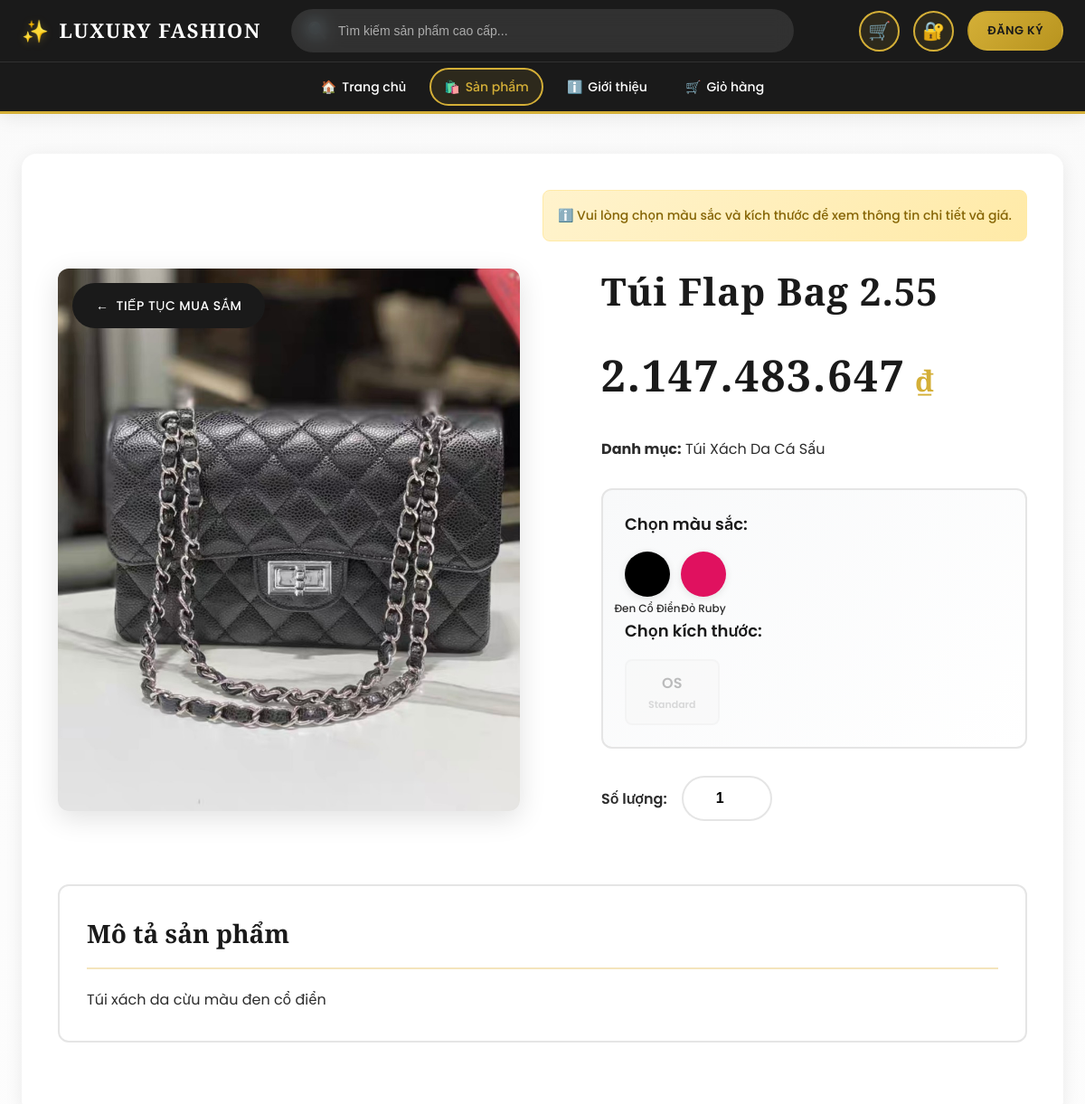
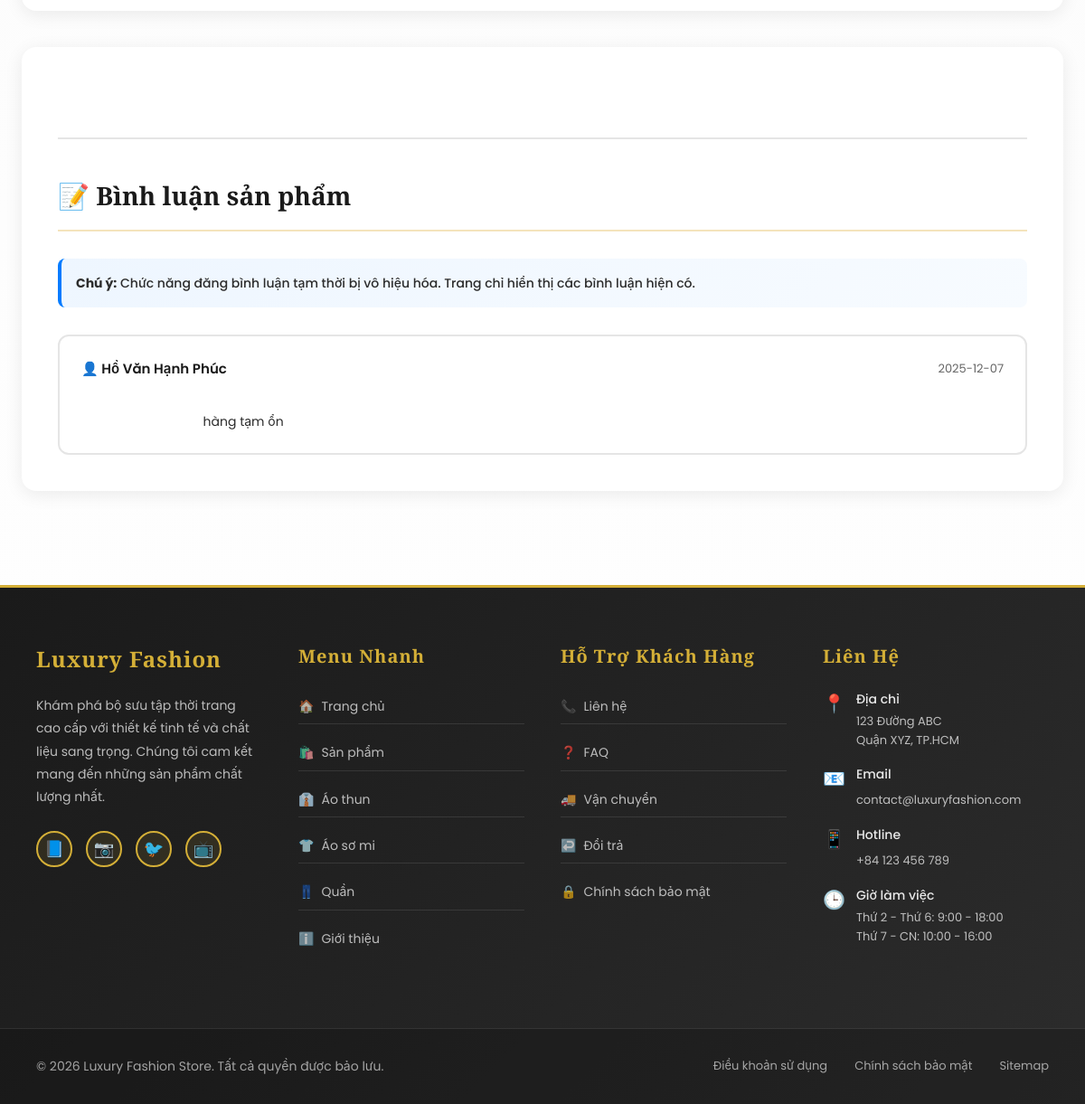
/product/detail/P002, run on the app's committed database (2 pictures, top to bottom).
### tables this page shows
CREATE TABLE `products` (
  `Product_Id` varchar(15) NOT NULL,
  `Name` varchar(255) NOT NULL,
  `Description` varchar(255) DEFAULT NULL,
  `Price` int(11) NOT NULL,
  `Image` text DEFAULT NULL,
  `Category_Id` varchar(50) NOT NULL,
  `Branch_Id` varchar(50) NOT NULL,
  `Create_at` date NOT NULL,
  `Product_View` int(11) DEFAULT NULL,
  `Quantity` int(11) DEFAULT NULL
);

CREATE TABLE `catogory` (
  `Category_Id` varchar(50) NOT NULL,
  `Name` text NOT NULL,
  `Description` text NOT NULL
);

CREATE TABLE `comments` (
  `Comment_Id` varchar(15) NOT NULL,
  `Content` varchar(255) NOT NULL,
  `Create_at` date NOT NULL,
  `_UserName_Id` varchar(30) NOT NULL,
  `Product_Id` varchar(15) NOT NULL
);

CREATE TABLE `users` (
  `_UserName_Id` varchar(30) NOT NULL,
  `__PassWord` varchar(255) NOT NULL,
  `Email` varchar(50) NOT NULL,
  `FullName` varchar(50) NOT NULL,
  `Phone` char(13) NOT NULL,
  `Role` varchar(20) NOT NULL,
  `Address` varchar(255) NOT NULL,
  `Price` decimal(12,2) DEFAULT NULL COMMENT 'Số dư tài khoản',
  `BankAccountNumber` varchar(50) DEFAULT NULL COMMENT 'Số tài khoản ngân hàng',
  `BankName` varchar(100) DEFAULT NULL COMMENT 'Tên ngân hàng'
);

### app.php (called while the page is built, shortened)
<?php
spl_autoload_register(function ($className) {
    $className = str_replace('\\', '/', $className);
    $file = ROOT_PATH . '/src/' . $className . '.php';
});
?>

### src/Core/Model.php (called while the page is built, shortened)
<?php
class Model {
    protected $db;
    public function __construct() {
        $this->db = $this->getConnection();
    }
    protected function getConnection() {
        require ROOT_PATH . '/src/Config/connection.php';
        return $conn;
    }
    public function query($sql, $params = []) {
        try {
            $stmt = $this->db->prepare($sql);
            $stmt->execute($params);
            $results = $stmt->fetchAll(\PDO::FETCH_ASSOC);
            return $results !== false ? $results : [];
        } catch (\PDOException $e) {
            error_log("SQL Query Error: " . $e->getMessage());
            error_log("SQL: " . $sql);
            error_log("Params: " . print_r($params, true));
            throw $e;
        }
    }
}
?>

### src/Controllers/ProductController.php (called while the page is built, shortened)
<?php
class ProductController extends Controller
{
    public function detail($id)
    {
        $productModel = new Product();
        $categoryModel = new Category();
        $commentModel = new Comment();
        $variantModel = new \Models\Product_Varirant();
        $product = $productModel->getByIdWithCategory($id);
        $categories = $categoryModel->getAll();
        $comments = $commentModel->getByProductId($id);
        $variantData = $variantModel->getProductVariantData($id);
        $canComment = false;
        $data = [
            'title' => $product['name'],
            'product' => $product,
            'categories' => $categories,
            'comments' => $comments,
            'variants' => $variantData['variants'],
            'availableColors' => $variantData['colors'],
            'availableSizes' => $variantData['sizes'],
            'canComment' => $canComment
        ];
        $this->renderView('ProductDetail', $data);
    }
}
?>

### src/Models/Product.php (called while the page is built, shortened)
<?php
class Product extends Model
{
    protected $table = 'products';
    public function getByIdWithCategory($id)
    {
        try {
            $sql = "SELECT p.*,
                           c.Name as category_name,
                           b.Name as branch_name,
                           p.Product_Id as id,
                           p.Name as name,
                           p.Description as description,
                           p.Price as price,
                           p.Quantity as quantity,
                           p.Image as image,
                           p.Category_Id as category_id,
                           p.Branch_Id as branch_id,
                           p.Create_at as created_at,
                           p.Product_View as product_view
                    FROM {$this->table} p
                    LEFT JOIN catogory c ON p.Category_Id = c.Category_Id
                    LEFT JOIN branch b ON p.Branch_Id = b.Branch_Id
                    WHERE p.Product_Id = :id
                    LIMIT 1";
            $result = $this->query($sql, ['id' => $id]);
            return $result && !empty($result) ? $result[0] : false;
        } catch (\Exception $e) {
            error_log("Error in getByIdWithCategory: " . $e->getMessage());
            return false;
        }
    }
}
?>

### src/Core/App.php (called while the page is built, shortened)
<?php
class App {
    protected $method = 'index';
    public function __construct() {
        $url = $this->parseUrl();
        if (isset($url[0]) && !empty($url[0])) {
            $routeMap = [
                'login' => 'AuthController',
                'register' => 'AuthController',
                'logout' => 'AuthController'
            ];
            if (isset($routeMap[$url[0]])) {
                $this->controller = $routeMap[$url[0]];
                $route = $url[0];
                unset($url[0]);
                $url = array_values($url);
                if (empty($url[0])) {
                    if ($route === 'login') {
                        $this->method = 'index';
                    } elseif ($route === 'register') {
                        $this->method = 'register';
                    } elseif ($route === 'logout') {
                        $this->method = 'logout';
                    }
                }
            } else {
                $controllerName = ucfirst(strtolower($url[0])) . 'Controller';
                $controllerFile = ROOT_PATH . '/src/Controllers/' . $controllerName . '.php';
                if (file_exists($controllerFile)) {
                    unset($url[0]);
                    $url = array_values($url);
                }
            }
        }
        $controllerInstance = new $fullControllerName;
        if (isset($url[0]) && !empty($url[0])) {
            $methodName = $url[0];
            if (method_exists($controllerInstance, $methodName)) {
                $this->method = $methodName;
                unset($url[0]);
                $url = array_values($url);
            }
        }
        $this->params = $url ? array_values($url) : [];
        call_user_func_array([$controllerInstance, $this->method], $this->params);
    }
    public function parseUrl() {
        if (isset($_GET['url'])) {
            $url = filter_var(rtrim($_GET['url'], '/'), FILTER_SANITIZE_URL);
            $url = explode('/', $url);
            $url = array_filter($url, function($value) {
                return !empty($value);
            });
            return array_values($url);
        }
        return [];
    }
}
?>

### index.php (called while the page is built, shortened)
<?php
require_once 'app.php';
try {
    $app = new \Core\App();
} catch (\Exception $e) {
    die("Lỗi: " . $e->getMessage() . "<br>File: " . $e->getFile() . "<br>Line: " . $e->getLine());
}
?>

### src/Core/Controller.php (called while the page is built, shortened)
<?php
class Controller {
    public function renderView($view, $data = []) {
        extract($data);
        $viewFile = ROOT_PATH . '/src/Views/' . $view . '.php';
        require_once $viewFile;
    }
}
?>

### src/Models/Category.php (called while the page is built, shortened)
<?php
class Category extends Model {
    protected $table = 'catogory';
    public function getAll($conditions = []) {
        $sql = "SELECT Category_Id as id, Name as name, Description as description FROM {$this->table}";
        $params = [];
        $sql .= " ORDER BY Name ASC";
        $stmt = $this->db->prepare($sql);
        $stmt->execute($params);
        return $stmt->fetchAll(\PDO::FETCH_ASSOC);
    }
}
?>

### src/Models/Comment.php (called while the page is built, shortened)
<?php
class Comment extends Model {
    protected $table = 'comments';
    public function getByProductId($productId) {
        $sql = "SELECT c.*, u.FullName as user_name
                FROM {$this->table} c
                LEFT JOIN users u ON c._UserName_Id = u._UserName_Id
                WHERE c.Product_Id = :product_id
                ORDER BY c.Create_at DESC";
        return $this->query($sql, ['product_id' => $productId]);
    }
}
?>

### src/Views/ProductDetail.php (the view, shortened to what this page needs)
<?php require_once ROOT_PATH . '/src/Views/includes/header.php'; ?>
<?php if (isset($product) && $product): ?>
    <div class="product-detail-container" style="position: relative;">
        <div style="margin-bottom: 30px; display: flex; align-items: center; justify-content: flex-end; gap: 16px;">
            <?php if (!empty($variants) && (!empty($availableColors) || !empty($availableSizes))): ?>
                <div id="variant-alert" class="alert alert-warning" style="margin: 0;">
                    ℹ️ Vui lòng chọn
                    <?php echo !empty($availableColors) ? 'màu sắc' : ''; ?><?php echo !empty($availableColors) && !empty($availableSizes) ? ' và ' : ''; ?><?php echo !empty($availableSizes) ? 'kích thước' : ''; ?>
                    để xem thông tin chi tiết và giá.
                </div>
            <?php endif; ?>
        </div>
        <div style="display: grid; grid-template-columns: 1fr 1fr; gap: 50px; margin-top: 30px;">
            <div class="product-detail-image">
                <a href="<?php echo ROOT_URL; ?>product" class="btn btn-primary"
                    style="position: absolute; top: 16px; left: 16px; z-index: 3; display: inline-flex; align-items: center; gap: 8px;">
                    <span>←</span>
                    <span>Tiếp tục mua sắm</span>
                </a>
                <?php if (!empty($product['image'])): ?>
                    <img src="<?php echo ROOT_URL; ?>public/images/<?php echo htmlspecialchars($product['image']); ?>"
                        alt="<?php echo htmlspecialchars($product['name']); ?>">
                <?php endif; ?>
            </div>
            <div class="product-detail-info">
                <h1 class="product-detail-title"><?php echo htmlspecialchars($product['name']); ?></h1>
                <div class="product-detail-price" id="product-price">
                    <?php echo number_format($product['price'], 0, ',', '.'); ?></div>
                <p style="margin: 16px 0;">
                    <strong>Danh mục:</strong>
                    <?php
                    $categoryId = $product['category_id'] ?? null;
                    if (!empty($categories) && $categoryId !== null) {
                        $cat = array_filter($categories, function ($c) use ($categoryId) {
                            return is_array($c) && isset($c['id']) && $c['id'] == $categoryId;
                        });
                        if (!empty($cat)) {
                            $firstCat = array_values($cat)[0];
                            if (is_array($firstCat) && isset($firstCat['name'])) {
                                echo htmlspecialchars($firstCat['name']);
                            }
                        }
                    } elseif (!empty($product['category_name'])) {
                        echo htmlspecialchars($product['category_name']);
                    }
                    ?>
                </p>
                <?php if (!empty($variants)): ?>
                    <div class="variant-selector">
                        <?php if (!empty($availableColors)): ?>
                            <h4>Chọn màu sắc:</h4>
                            <div class="color-options">
                                <?php foreach ($availableColors as $color): ?>
                                    <div class="color-option" data-color-id="<?php echo $color['id']; ?>"
                                        style="background-color: <?php echo htmlspecialchars($color['hex_code']); ?>;"
                                        onclick="selectColor(<?php echo $color['id']; ?>)"
                                        title="<?php echo htmlspecialchars($color['name']); ?>">
                                        <span class="color-label"><?php echo htmlspecialchars($color['name']); ?></span>
                                    </div>
                                <?php endforeach; ?>
                            </div>
                        <?php endif; ?>
                        <?php if (!empty($availableSizes)): ?>
                            <h4>Chọn kích thước:</h4>
                            <div class="size-options">
                                <?php foreach ($availableSizes as $size): ?>
                                    <div class="size-option" data-size-id="<?php echo $size['id']; ?>"
                                        onclick="selectSize(<?php echo $size['id']; ?>)">
                                        <?php echo htmlspecialchars($size['name'] ?? ''); ?>
                                        <?php if (!empty($size['type'])): ?>
                                            <div style="font-size: 11px; color: #888; margin-top: 2px;">
                                                <?php echo htmlspecialchars($size['type']); ?>
                                            </div>
                                        <?php endif; ?>
                                    </div>
                                <?php endforeach; ?>
                            </div>
                        <?php endif; ?>
                    </div>
                <?php endif; ?>
                <?php if (!empty($variants)): ?>
                    <form method="POST" action="<?php echo ROOT_URL; ?>cart/add/<?php echo $product['id']; ?>"
                        id="add-to-cart-form">
                        <div class="quantity-selector">
                            <label for="quantity">Số lượng:</label>
                            <input type="number" id="quantity" name="quantity" value="1" min="1" max="1" required>
                        </div>
                    </form>
                <?php endif; ?>
            </div>
        </div>
        <div class="product-description-box">
            <h3>Mô tả sản phẩm</h3>
            <p>
                <?php echo nl2br(htmlspecialchars($product['description'])); ?>
            </p>
        </div>
    </div>
    <div class="product-detail-container" style="margin-top: 40px;">
        <div class="comments-section">
            <h3>📝 Bình luận sản phẩm</h3>
            <div style="margin-bottom: 20px;">
                <div class="alert" style="background: linear-gradient(135deg, #eef6ff 0%, #f7fbff 100%); border-left: 4px solid #007bff;">
                    <strong>Chú ý:</strong> Chức năng đăng bình luận tạm thời bị vô hiệu hóa. Trang chỉ hiển thị các bình luận hiện có.
                </div>
            </div>
            <div style="margin-top: 30px;">
                <?php if (!empty($comments)): ?>
                    <div class="comments-list" data-product-id="<?php echo htmlspecialchars($product['id'] ?? $product['Product_Id'] ?? ''); ?>">
                        <?php foreach ($comments as $comment): ?>
                            <div class="comment-item">
                                <div class="comment-header">
                                    <span class="comment-author">
                                        👤 <?php echo htmlspecialchars($comment['user_name'] ?? 'Ẩn danh'); ?>
                                    </span>
                                    <span class="comment-date">
                                        <?php echo htmlspecialchars($comment['Create_at'] ?? date('d/m/Y')); ?>
                                    </span>
                                </div>
                                <div class="comment-content">
                                    <?php echo htmlspecialchars($comment['Content']); ?>
                                </div>
                            </div>
                        <?php endforeach; ?>
                    </div>
                <?php endif; ?>
            </div>
        </div>
    </div>
<?php endif; ?>
<?php require_once ROOT_PATH . '/src/Views/includes/footer.php'; ?>

### data on the page
products: Image (picture), Name "Túi Flap Bag 2.55", Price "2.147.483.647", Description "Túi xách da cừu màu đen cổ điển"
catogory: Name "Túi Xách Da Cá Sấu"
comments: _UserName_Id.FullName "Hồ Văn Hạnh Phúc", Create_at "2025-12-07", Content "hàng tạm ổn"

### other printed values
$color['name'] "Đen Cổ Điển"
$color['name'] "Đỏ Ruby"
$size['name'] "OS"
$size['type'] "Standard"
